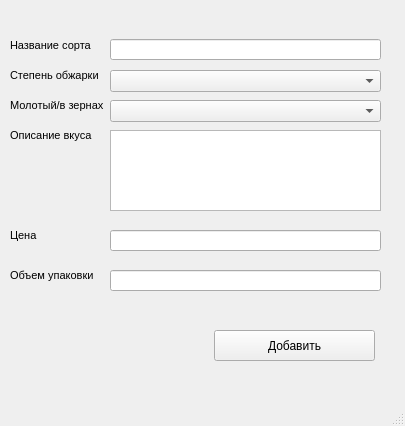
<?xml version="1.0" encoding="UTF-8"?>
<ui version="4.0">
 <class>MainWindow</class>
 <widget class="QMainWindow" name="MainWindow">
  <property name="geometry">
   <rect>
    <x>0</x>
    <y>0</y>
    <width>405</width>
    <height>426</height>
   </rect>
  </property>
  <property name="windowTitle">
   <string>MainWindow</string>
  </property>
  <widget class="QWidget" name="centralwidget">
   <widget class="QLabel" name="label">
    <property name="geometry">
     <rect>
      <x>10</x>
      <y>30</y>
      <width>101</width>
      <height>31</height>
     </rect>
    </property>
    <property name="font">
     <font>
      <pointsize>8</pointsize>
     </font>
    </property>
    <property name="text">
     <string>Название сорта</string>
    </property>
   </widget>
   <widget class="QLineEdit" name="sort_name">
    <property name="geometry">
     <rect>
      <x>110</x>
      <y>39</y>
      <width>271</width>
      <height>21</height>
     </rect>
    </property>
   </widget>
   <widget class="QLabel" name="label_2">
    <property name="geometry">
     <rect>
      <x>10</x>
      <y>60</y>
      <width>101</width>
      <height>31</height>
     </rect>
    </property>
    <property name="font">
     <font>
      <pointsize>8</pointsize>
     </font>
    </property>
    <property name="text">
     <string>Степень обжарки</string>
    </property>
   </widget>
   <widget class="QLabel" name="label_3">
    <property name="geometry">
     <rect>
      <x>10</x>
      <y>90</y>
      <width>101</width>
      <height>31</height>
     </rect>
    </property>
    <property name="font">
     <font>
      <pointsize>8</pointsize>
     </font>
    </property>
    <property name="text">
     <string>Молотый/в зернах</string>
    </property>
   </widget>
   <widget class="QComboBox" name="roasting_degree">
    <property name="geometry">
     <rect>
      <x>110</x>
      <y>70</y>
      <width>271</width>
      <height>22</height>
     </rect>
    </property>
   </widget>
   <widget class="QComboBox" name="ground_or_in_grains">
    <property name="geometry">
     <rect>
      <x>110</x>
      <y>100</y>
      <width>271</width>
      <height>22</height>
     </rect>
    </property>
   </widget>
   <widget class="QLabel" name="label_4">
    <property name="geometry">
     <rect>
      <x>10</x>
      <y>120</y>
      <width>101</width>
      <height>31</height>
     </rect>
    </property>
    <property name="font">
     <font>
      <pointsize>8</pointsize>
     </font>
    </property>
    <property name="text">
     <string>Описание вкуса</string>
    </property>
   </widget>
   <widget class="QLabel" name="label_5">
    <property name="geometry">
     <rect>
      <x>10</x>
      <y>220</y>
      <width>101</width>
      <height>31</height>
     </rect>
    </property>
    <property name="font">
     <font>
      <pointsize>8</pointsize>
     </font>
    </property>
    <property name="text">
     <string>Цена</string>
    </property>
   </widget>
   <widget class="QLineEdit" name="price">
    <property name="geometry">
     <rect>
      <x>110</x>
      <y>230</y>
      <width>271</width>
      <height>21</height>
     </rect>
    </property>
   </widget>
   <widget class="QLabel" name="label_6">
    <property name="geometry">
     <rect>
      <x>10</x>
      <y>260</y>
      <width>101</width>
      <height>31</height>
     </rect>
    </property>
    <property name="font">
     <font>
      <pointsize>8</pointsize>
     </font>
    </property>
    <property name="text">
     <string>Объем упаковки</string>
    </property>
   </widget>
   <widget class="QLineEdit" name="packing_volume">
    <property name="geometry">
     <rect>
      <x>110</x>
      <y>270</y>
      <width>271</width>
      <height>21</height>
     </rect>
    </property>
   </widget>
   <widget class="QTextEdit" name="taste_description">
    <property name="geometry">
     <rect>
      <x>110</x>
      <y>130</y>
      <width>271</width>
      <height>81</height>
     </rect>
    </property>
   </widget>
   <widget class="QPushButton" name="pushButton">
    <property name="geometry">
     <rect>
      <x>214</x>
      <y>330</y>
      <width>161</width>
      <height>31</height>
     </rect>
    </property>
    <property name="text">
     <string>Добавить</string>
    </property>
   </widget>
  </widget>
  <widget class="QMenuBar" name="menubar">
   <property name="geometry">
    <rect>
     <x>0</x>
     <y>0</y>
     <width>405</width>
     <height>21</height>
    </rect>
   </property>
  </widget>
  <widget class="QStatusBar" name="statusbar"/>
 </widget>
 <resources/>
 <connections/>
</ui>
